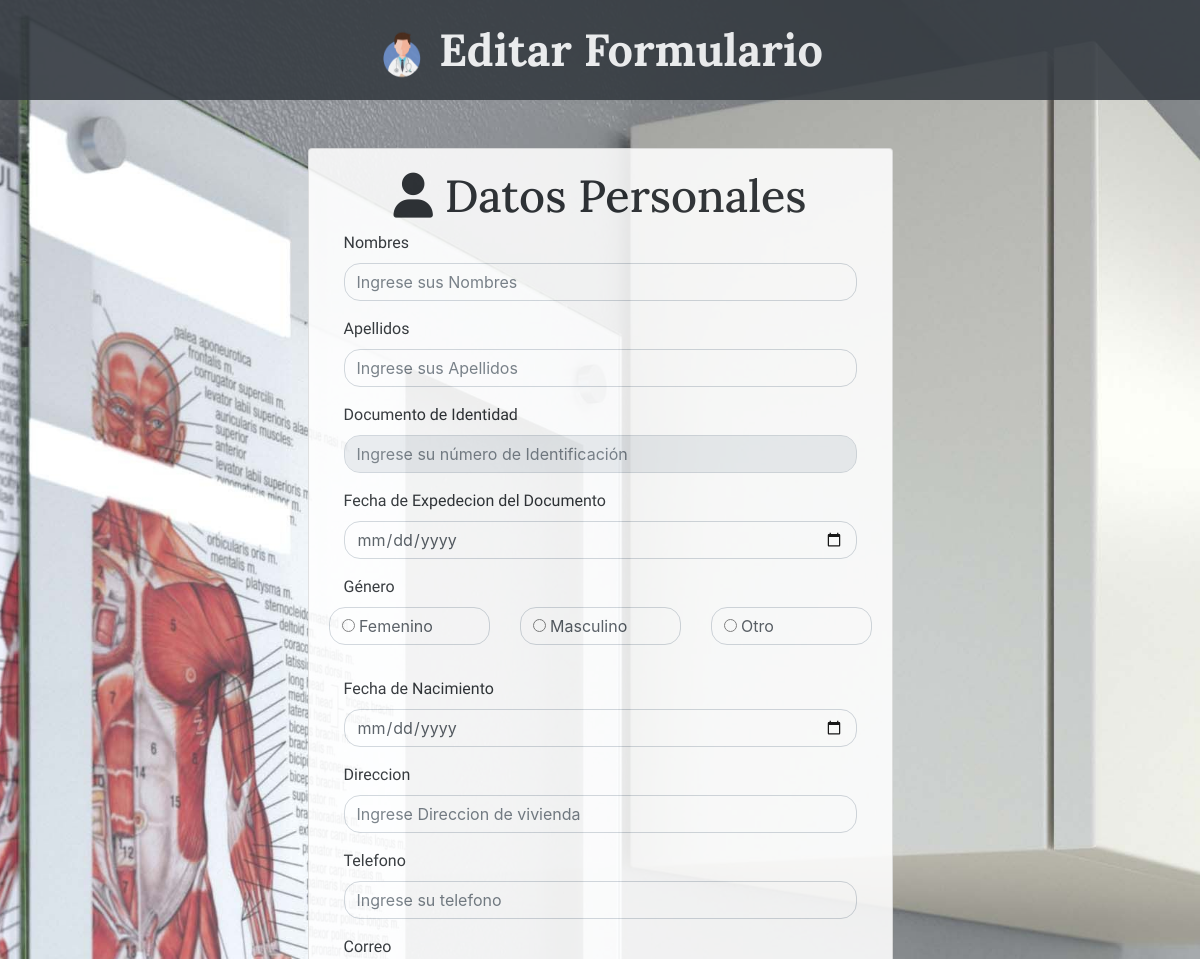
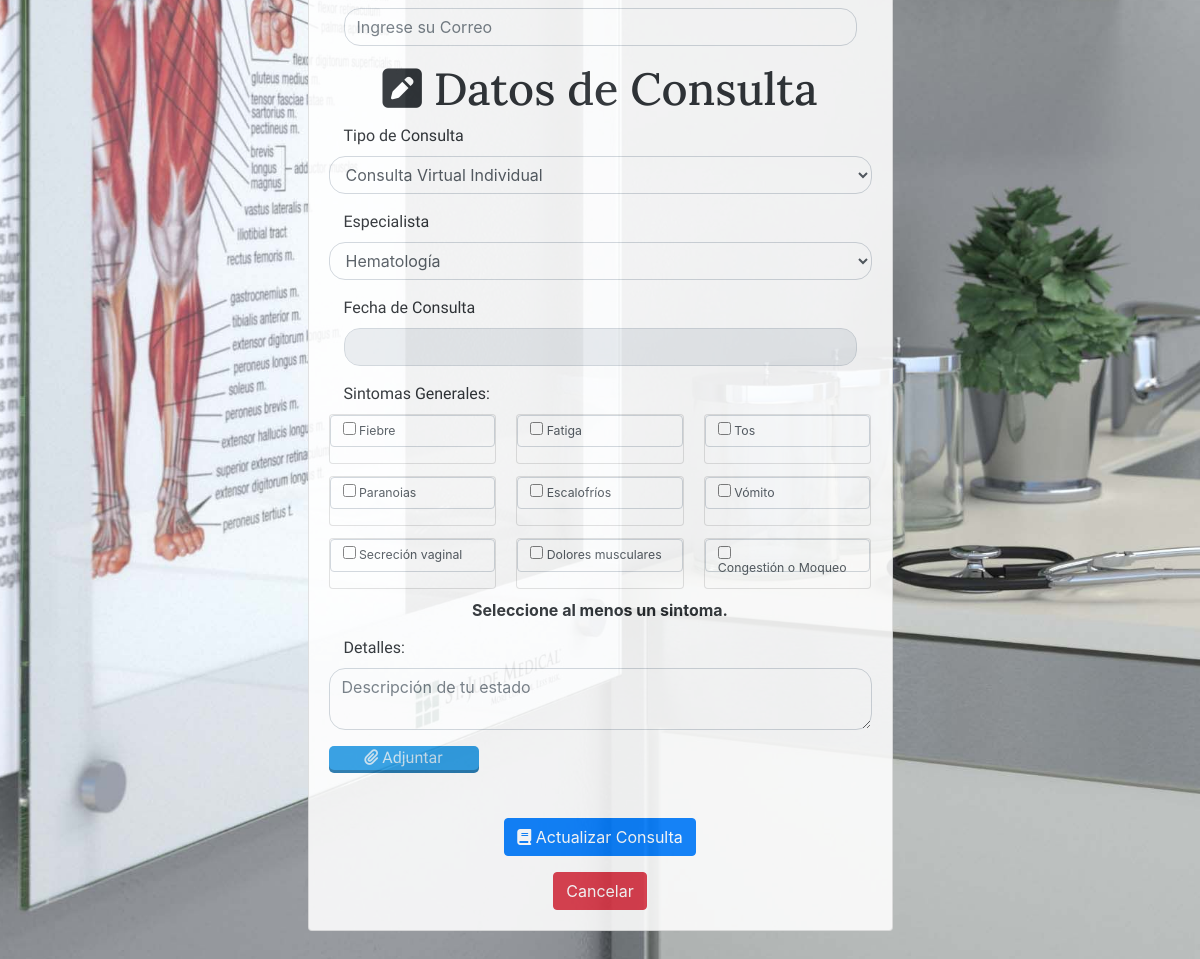
Page /editar.php on the committed database (2 pictures, top to bottom).
### tables this page shows
CREATE TABLE `sintomas` (
  `idsintomas` int(11) NOT NULL,
  `nombresintoma` varchar(45) DEFAULT NULL
);

### editar.php (the view, shortened to what this page needs)
<head>
<?php
    include("particiones/head.php")
?>
</head>
<head>
    <link rel="stylesheet" href="public/css/edit.css">
</head>
<nav class="navbar navbar-dark bg-dark d-flex justify-content-center">
  <strong><a class="nav-link text-light titulo"><img src="./public/img/ico.png" width="50" alt="logo"> Editar Formulario</a></strong>
</nav>
<?php
    include("dbconnection/verificationedit.php");
?>
<div class="row mt-5 mb-5">
    <div class="col-3">
    </div>
    <div class="col-6">
        <div class="card">
            <div class="card-body text-left">
                <form id="formulario" method="POST" enctype="multipart/form-data">
                    <h3 class="titulo"><i class="fas fa-user"></i> Datos Personales</h3>
                    <div class="form-group">
                        <label class="col control-label parrafo">Nombres</label>
                        <div class="col">
                            <input type="text" name="Nombres" class="form-control redondear"
                                placeholder="Ingrese sus Nombres" <?php echo "value='$nombre'"; ?> autofocus>
                        </div>
                    </div>
                    <div class="form-group">
                        <label class="col control-label parrafo">Apellidos</label>
                        <div class="col">
                            <input type="text" name="Apellidos" class="form-control redondear"
                                placeholder="Ingrese sus Apellidos" <?php echo "value='$apellidos'"; ?> >
                        </div>
                    </div>
                    <div class="form-group">
                        <label class="col control-label parrafo">Documento de Identidad</label>
                        <div class="col">
                            <input type="Number" min="0" name="Doc" class="form-control redondear"
                                placeholder="Ingrese su número de Identificación" <?php echo "value='$cedula'"; ?> readonly>
                        </div>
                    </div>
                    <div class="form-group">
                        <label class="col control-label parrafo">Fecha de Expedecion del Documento</label>
                        <div class="col">
                            <input type="date" name="FechaVencimiento" class="form-control redondear"
                                placeholder="DD/MM/AAAA" <?php echo "value='$fecha'"; ?> >
                        </div>
                    </div>
                    <div class="form-group">
                        <label class="col control-label parrafo">Género</label>
                        <div class="row">
                            <div class="col">
                                <div class="form-group form-control redondear">
                                    <input type="radio" name="genero" id="femenino" value="Femenino"
                                    <?php if($genero=="Femenino"){echo "checked";} ?> required>
                                    <label for="femenino"> Femenino</label>
                                </div>
                            </div>
                            <div class="col">
                                <div class="form-group form-control redondear">
                                    <input type="radio" name="genero" id="masculino" value="Masculino"
                                    <?php if($genero=="Masculino"){echo "checked";} ?> required>
                                    <label for="masculino"> Masculino</label>
                                </div>
                            </div>
                            <div class="col">
                                <div class="form-group form-control redondear">
                                    <input type="radio" name="genero" id="otro" value="Otro"
                                    <?php if($genero=="Otro"){echo "checked";} ?> required>
                                    <label for="otro"> Otro</label>
                                </div>
                            </div>
                        </div>
                    </div>
                    <div class="form-group">
                        <label class="col control-label parrafo">Fecha de Nacimiento</label>
                        <div class="col">
                            <input type="date" name="FechaNacimiento" class="form-control redondear"
                                placeholder="DD/MM/AAAA" <?php echo "value='$fechanac'"; ?> >
                        </div>
                    </div>
                    <div class="form-group">
                        <label class="col control-label parrafo">Direccion</label>
                        <div class="col">
                            <input type="text" name="Direccion" class="form-control redondear"
                                placeholder="Ingrese Direccion de vivienda" <?php echo "value='$date'"; ?> >
                        </div>
                    </div>
                    <div class="form-group">
                        <label class="col control-label parrafo">Telefono</label>
                        <div class="col">
                            <input type="Number" min="0" name="Telefono" class="form-control redondear"
                                placeholder="Ingrese su telefono" <?php echo "value='$tel'"; ?> >
                        </div>
                    </div>
                    <div class="form-group">
                        <label class="col control-label parrafo">Correo</label>
                        <div class="col">
                            <input type="email" name="Correo" class="form-control redondear"
                                placeholder="Ingrese su Correo" <?php echo "value='$mail'"; ?> >
                        </div>
                    </div>
                    <h3 class="titulo"><i class="fas fa-pen-square"></i> Datos de Consulta</h3>
                    <div class="form-group">
                        <label class="col control-label parrafo">Tipo de Consulta</label>
                        <select name="TipoConsulta" class="col form-control redondear" >
                            <option name="TipoConsulta" value="CInd" <?php if($tipocons==1){echo "selected";} ?> >Consulta Virtual Individual</option>
                        </select>
                    </div>
                    <div class="form-group">
                        <label class="col control-label parrafo">Especialista</label>
                        <select name="Especialistas" class="col form-control redondear" >
                            <?php
                                $con = conectar();
                                $consulta = "SELECT * FROM tipoespecialista";
                                $resultado = mysqli_query($con, $consulta) or die ( "Algo ha salido mal en la consulta a la base de datos");
                                while ($valores = mysqli_fetch_array($resultado)) {
                                    if($valores["nombretipoesp"]==$tipoespe){$select = "selected";}else{$select = "";}
                                    echo '<option name="Especialistas" value="'.$valores["nombretipoesp"].'" '.$select.'>'.$valores["nombretipoesp"].'</option>';
                                }
                            ?>
                        </select>
                    </div>
                    <div class="form-group">
                        <label class="col control-label parrafo">Fecha de Consulta</label>
                        <div class="col">
                            <input name="FechaConsulta" class="form-control redondear"
                            <?php echo "value='$fechaconsul'"; ?> readonly>
                        </div>
                    </div>
                    <div class="form-group">
                        <label class="col control-label parrafo">Sintomas Generales:</label>
                        <div class="card-columns">
                            <?php
                                $con = conectar();
                                $consulta = "SELECT * FROM sintomas";
                                $resultado = mysqli_query($con, $consulta) or die ( "Algo ha salido mal en la consulta a la base de datos");
                                while ($valores = mysqli_fetch_array($resultado)) {
                                    echo '<div class="card">';
                                    echo '<div class="form-group form-control" style="font-size: 77%;">';
                                    echo '<input type="checkbox" name="sintoma[]" id="'.$valores["nombresintoma"].'" value="'.$valores["nombresintoma"].'"> <label for="'.$valores["nombresintoma"].'"> '.$valores["nombresintoma"].'</label>';
                                    echo '</div>';
                                    echo '</div>';
                                }
                            ?>
                        </div>
                        <h6 class="text-center"><strong>Seleccione al menos un sintoma.</strong></h6>
                    </div>
                    <div class="form-group">
                        <label class="col control-label parrafo">Detalles:</label>
                        <textarea type="text" name="Descripcion" class="form-control redondear"
                            placeholder="Descripción de tu estado" ><?php echo $details; ?></textarea>
                    </div>
                    <div class="form-group" id="divArchivo">
                        <p class="parrafo" id="textArchivo"><i class="fas fa-paperclip"></i> Adjuntar</p>
                    </div>
                    <div class="form-group">
                        <label class="col control-label">&nbsp;</label>
                        <div class="col text-center">
                            <a data-toggle="modal" data-target="#modalValidar" class="btn btn-primary"><i class="fas fa-book"></i> Actualizar Consulta</a>
                        </div>
                    </div>
                </form>
                <div class="row">
                    <div class="col text-center">
                        <button class="btn btn-danger" data-toggle="modal" data-target="#myModal">Cancelar</button>
                    </div>
                </div>
            </div>
        </div>
    </div>
</div>

### public/css/index.css (style rules this page uses)
#divArchivo { position: relative; margin: 0px; width: 150px; background-color: #2499e3; border-radius: 5px; box-shadow:0px 3px 0px #1a71a9; }
#textArchivo { text-align: center; color: rgba(242, 242, 242, 0.795); }
.titulo { font-family: 'Lora', serif; }
.parrafo { font-family: 'Comfortaa', cursive; }
.redondear { border-radius:1rem; }

### public/css/edit.css (style rules this page uses)
.titulo { font-size: 45px; text-align: center; }

### rows in the picture
sintomas: nombresintoma "Fiebre"
sintomas: nombresintoma "Paranoias"
sintomas: nombresintoma "Secreción vaginal"
sintomas: nombresintoma "Fatiga"
sintomas: nombresintoma "Escalofríos"
sintomas: nombresintoma "Dolores musculares"
sintomas: nombresintoma "Tos"
sintomas: nombresintoma "Vómito"
sintomas: nombresintoma "Congestión o Moqueo"

### other values in the picture
form field Especialistas "Hematología"
